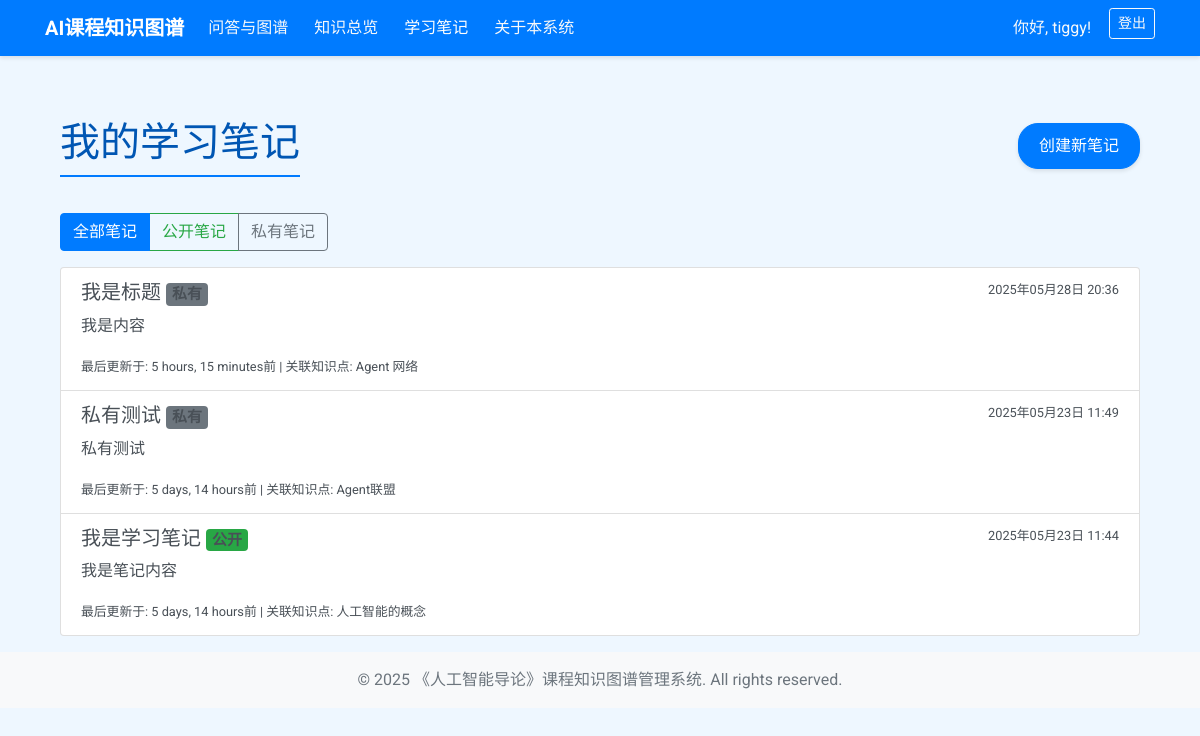
Screenshot of /notes/ (signed in) with the database file from the repository.
### knowledge_graph/models.py (models this page shows, shortened)
class StudyNote(models.Model):
    user = models.ForeignKey(settings.AUTH_USER_MODEL, on_delete=models.CASCADE, related_name='study_notes', verbose_name="用户")
    title = models.CharField(max_length=255, verbose_name="笔记标题")
    content = models.TextField(verbose_name="笔记内容")
    related_knowledge_item = models.ForeignKey(KnowledgeItem, on_delete=models.SET_NULL, null=True, blank=True, related_name='study_notes', verbose_name="关联知识点")
    created_at = models.DateTimeField(auto_now_add=True, verbose_name="创建时间")
    updated_at = models.DateTimeField(auto_now=True, verbose_name="更新时间")
    tags = TaggableManager(blank=True, verbose_name="标签")
    is_public = models.BooleanField(default=False, verbose_name="是否公开")
    share_slug = models.UUIDField(default=uuid.uuid4, editable=False, unique=True, verbose_name="分享链接ID")
    class Meta:
        verbose_name = "学习笔记"
        verbose_name_plural = "学习笔记"
        ordering = ['-updated_at']

class KnowledgeItem(models.Model):
    ITEM_TYPES = [
        ('分类', '分类'),
        ('知识点', '知识点'),
    ]
    name = models.CharField(max_length=500, unique=True, verbose_name="名称/标题") # Ensure names are unique for easy lookup
    item_type = models.CharField(max_length=10, choices=ITEM_TYPES, verbose_name="条目类型")
    content = models.TextField(blank=True, null=True, verbose_name="内容/描述")
    parent = models.ForeignKey('self', on_delete=models.CASCADE, null=True, blank=True, related_name='children', verbose_name="父级分类")
    csv_predecessor_nodes_str = models.TextField(blank=True, null=True, verbose_name="CSV前置节点原始字符串")
    csv_successor_nodes_str = models.TextField(blank=True, null=True, verbose_name="CSV后置节点原始字符串")
    csv_related_nodes_str = models.TextField(blank=True, null=True, verbose_name="CSV关联节点原始字符串")
    tags_str = models.CharField(max_length=500, blank=True, null=True, verbose_name="标签（CSV原始）")
    csv_knowledge_point_category = models.CharField(max_length=255, blank=True, null=True, verbose_name="知识点分类（CSV原始）")
    predecessor_nodes = models.ManyToManyField('self', symmetrical=False, related_name='successor_of', blank=True, verbose_name="前置节点")
    successor_nodes = models.ManyToManyField('self', symmetrical=False, related_name='predecessor_of', blank=True, verbose_name="后置节点")
    related_nodes = models.ManyToManyField('self', symmetrical=True, blank=True, verbose_name="关联节点")
    class Meta:
        verbose_name = "知识条目"
        verbose_name_plural = "知识条目"
        ordering = ['name']

### knowledge_graph/views.py (the view)
# urls.py: path('notes/', views.study_note_list_view, name='study_note_list'),
@login_required
def study_note_list_view(request):
    notes_qs = StudyNote.objects.filter(user=request.user)
    page_title = "我的学习笔记"
    current_visibility_filter = request.GET.get('visibility', 'all')
    if current_visibility_filter == 'public':
        notes_qs = notes_qs.filter(is_public=True)
        page_title = "我的公开笔记"
    elif current_visibility_filter == 'private':
        notes_qs = notes_qs.filter(is_public=False)
        page_title = "我的私有笔记"
    ordered_notes = notes_qs.order_by('-updated_at')
    paginator = Paginator(ordered_notes, 10) # 每页显示 10 条笔记
    page_number = request.GET.get('page')
    try:
        notes_page = paginator.page(page_number)
    except PageNotAnInteger:
        notes_page = paginator.page(1)
    except EmptyPage:
        notes_page = paginator.page(paginator.num_pages)
    return render(request, 'knowledge_graph/study_note_list.html', {
        'notes_page': notes_page, # 注意这里从 'notes' 改为 'notes_page'
        'page_title': page_title,
        'current_visibility_filter': current_visibility_filter
    })

### knowledge_graph/templates/knowledge_graph/study_note_list.html (shortened to what this page needs)
{% extends "knowledge_graph/base.html" %}
{% block content %}
<div class="container mt-4">
    <div class="d-flex justify-content-between align-items-center mb-3">
        <h1 class="section-title">{{ page_title|default:"我的学习笔记" }}</h1>
        {% if not tag %}
            <a href="{% url 'study_note_create' %}" class="btn btn-primary">创建新笔记</a>
        {% else %}
            <a href="{% url 'study_note_list' %}" class="btn btn-secondary">查看所有笔记</a>
        {% endif %}
    </div>
    <div class="mb-3">
        <div class="btn-group" role="group" aria-label="Visibility filter">
            <a href="{% url 'study_note_list' %}{% if tag %}tag/{{ tag.slug }}/{% endif %}?visibility=all"
               class="btn btn-outline-primary {% if current_visibility_filter == 'all' %}active{% endif %}">全部笔记</a>
            <a href="{% url 'study_note_list' %}{% if tag %}tag/{{ tag.slug }}/{% endif %}?visibility=public"
               class="btn btn-outline-success {% if current_visibility_filter == 'public' %}active{% endif %}">公开笔记</a>
            <a href="{% url 'study_note_list' %}{% if tag %}tag/{{ tag.slug }}/{% endif %}?visibility=private"
               class="btn btn-outline-secondary {% if current_visibility_filter == 'private' %}active{% endif %}">私有笔记</a>
        </div>
    </div>
    {% if notes_page.object_list %}
        <div class="list-group">
            {% for note in notes_page %}
                <a href="{% url 'study_note_detail' pk=note.pk %}" class="list-group-item list-group-item-action flex-column align-items-start">
                    <div class="d-flex w-100 justify-content-between">
                        <h5 class="mb-1">
                            {{ note.title }}
                            {% if note.is_public %}
                                <span class="badge bg-success ms-2">公开</span>
                            {% else %}
                                <span class="badge bg-secondary ms-2">私有</span>
                            {% endif %}
                        </h5>
                        <small>{{ note.updated_at|date:"Y年m月d日 H:i" }}</small>
                    </div>
                    <p class="mb-1">{{ note.content|truncatewords_html:20|safe }}</p>
                    <small>
                        最后更新于: {{ note.updated_at|timesince }}前
                        {% if note.related_knowledge_item %}
                            | 关联知识点: {{ note.related_knowledge_item.name }}
                        {% endif %}
                    </small>
                </a>
            {% endfor %}
        </div>
    {% endif %}
</div>
{% endblock %}

### knowledge_graph/templates/knowledge_graph/base.html (shortened to what this page needs)
{% load static %}
<!DOCTYPE html>
<html lang="zh-CN">
<head>
    <link href="https://stackpath.bootstrapcdn.com/bootstrap/4.5.2/css/bootstrap.min.css" rel="stylesheet">
    <link href="https://cdnjs.cloudflare.com/ajax/libs/vis/4.21.0/vis-network.min.css" rel="stylesheet" type="text/css" />
</head>
<body>
    <nav class="navbar navbar-expand-lg fixed-top">
        <div class="container">
            <a class="navbar-brand" href="{% url 'home' %}">AI课程知识图谱</a>
            <div class="collapse navbar-collapse" id="navbarNav">
                <ul class="navbar-nav mr-auto">
                    <li class="nav-item {% if request.resolver_match.url_name == 'home' %}active{% endif %}">
                        <a class="nav-link" href="{% url 'home' %}">问答与图谱</a>
                    </li>
                    <li class="nav-item {% if request.resolver_match.url_name == 'knowledge_list' %}active{% endif %}">
                        <a class="nav-link" href="{% url 'knowledge_list' %}">知识总览</a>
                    </li>
                    <li class="nav-item {% if request.resolver_match.url_name == 'study_note_list' or request.resolver_match.url_name == 'study_note_detail' or request.resolver_match.url_name == 'study_note_create' or request.resolver_match.url_name == 'study_note_update' %}active{% endif %}">
                        <a class="nav-link" href="{% url 'study_note_list' %}">学习笔记</a>
                    </li>
                    <li class="nav-item {% if request.resolver_match.url_name == 'about' %}active{% endif %}">
                        <a class="nav-link" href="{% url 'about' %}">关于本系统</a>
                    </li>
                </ul>
                <ul class="navbar-nav">
                    {% if user.is_authenticated %}
                        <li class="nav-item">
                            <a class="nav-link {% if request.resolver_match.url_name == 'profile' %}active{% endif %}" href="{% url 'profile' %}">
                                你好, {{ user.username }}!
                            </a>
                        </li>
                        <li class="nav-item">
                            <form method="post" action="{% url 'logout' %}" style="display: inline;">
                                <button type="submit" class="btn btn-outline-light btn-sm">登出</button>
                            </form>
                        </li>
                    {% endif %}
                </ul>
            </div>
        </div>
    </nav>
    <div class="container mt-3 mb-3 main-content-area">
        {% block content %}{% endblock %}
    </div>
    <footer class="footer mt-auto py-3 bg-light">
        <div class="container text-center">
            <span class="text-muted">&copy; {% now "Y" %} 《人工智能导论》课程知识图谱管理系统. All rights reserved.</span>
        </div>
    </footer>
</body>
</html>

### knowledge_graph/templates/knowledge_graph/base.html (style rules this page uses)
body { padding-top: 70px; background-color: #eef7ff; font-family: 'Roboto', sans-serif; color: #333; }
.navbar { background-color: #007bff; box-shadow: 0 2px 4px rgba(0,0,0,0.1); }
.navbar-brand { font-weight: bold; color: #ffffff !important; }
.nav-link { color: #f8f9fa !important; margin-right: 10px; transition: color 0.2s ease-in-out; }
.nav-item.active .nav-link { color: #ffffff !important; font-weight: 500; }
.section-title { margin-top: 25px; margin-bottom: 20px; color: #0056b3; border-bottom: 2px solid #007bff; padding-bottom: 8px; font-weight: 500; }
.btn-primary { background-color: #007bff; border-color: #007bff; color: #fff; border-radius: 20px; padding: 10px 20px; font-weight: 500; box-shadow: 0 2px 4px rgba(0,0,0,0.1); transition: background-color 0.2s ease, box-shadow 0.2s ease, transform 0.2s ease; }
.navbar .btn-outline-light { color: #f8f9fa; border-color: #f8f9fa; }

### rows the page displays
StudyNote: title "我是标题", is_public "私有", updated_at "2025年05月28日 20:36", content "我是内容", updated_at "5 hours, 15 minutes", related_knowledge_item.name "Agent 网络"
StudyNote: title "私有测试", is_public "私有", updated_at "2025年05月23日 11:49", content "私有测试", updated_at "5 days, 14 hours", related_knowledge_item.name "Agent联盟"
StudyNote: title "我是学习笔记", is_public "公开", updated_at "2025年05月23日 11:44", content "我是笔记内容", updated_at "5 days, 14 hours", related_knowledge_item.name "人工智能的概念"

### other values shown
{{ user.username }} "tiggy"
{{ page_title|default:"我的学习笔记" }} "我的学习笔记"
